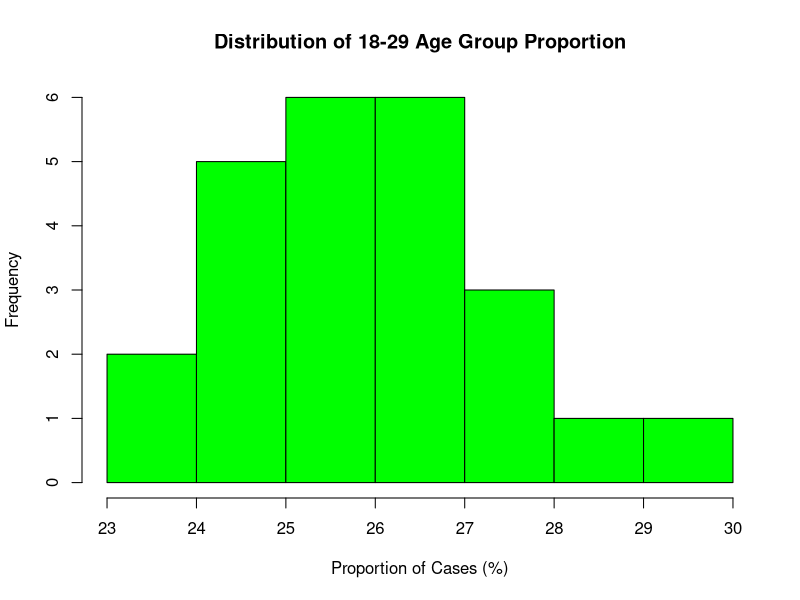

Reproduce this figure in R.
library(readr)
covid_data <- read_csv("cases_age.csv")
df <- covid_data
df$week_number <- as.numeric(gsub("w", "", df$week))
df$period <- ifelse(df$week_number >= 1 & df$week_number <= 12, "Early (1-12)",
                    ifelse(df$week_number >= 13 & df$week_number <= 24, "Later (13-24)", "Other"))
df2 <- subset(df, state == "Klang Valley" & period != "Other")

print(summary(df2))
print(aggregate(perc_18_29 ~ period, df2, summary))
hist(df2$perc_18_29, main = "Distribution of 18-29 Age Group Proportion",
     xlab = "Proportion of Cases (%)", col = "green")